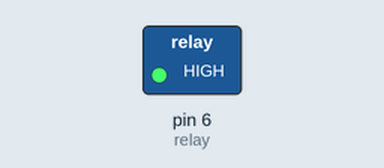
Simulated run of this sketch. Board: Arduino Uno, built with avr-gcc and run on an emulated ATmega328P. Parts: switched loads named in the sketch (green lamp = pin HIGH). Dashed ring = blinking.

Above: at 0.2 s.
Timing chart, 0 to 3.0 s (numbered marks = the images above):
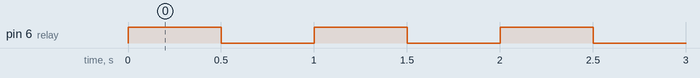

The sketch:

ac_bulb_relay.ino
```cpp
// C++ code
//
int relay = 6;
void setup()
{
  pinMode(relay, OUTPUT);
}

void loop()
{
  digitalWrite(relay, HIGH);
  delay(500); // Wait for 1000 millisecond(s)
  digitalWrite(relay, LOW);
  delay(500); // Wait for 1000 millisecond(s)
}
```

Measured:
- by itself, pin 6 (relay): alternates HIGH for 0.50 s and LOW for 0.50 s
